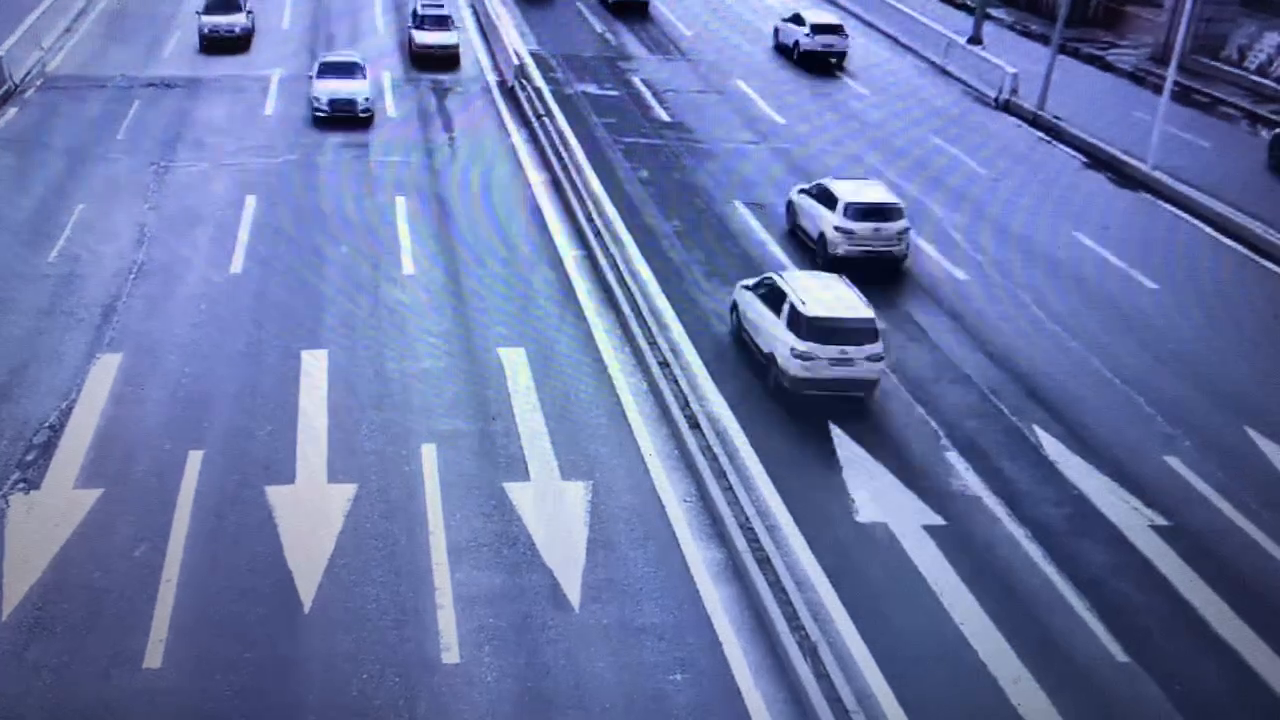
#> input picture frame 8 of input/1.mp4, 1280 x 720 px
$ python test_line.py
#> lines starting #> are read from the running program, lines starting #| are printed output that depends on the picture; after the words box and inside, x2 and y2 are one past the last pixel; in counts of white or black regions, pixels touching at a corner belong together
import cv2

line = [(0, 150), (1200, 150)]
vc = cv2.VideoCapture('1.mp4')

if vc.isOpened():  # 判断是否正常打开
    rval, frame = vc.read()
#> frame is the input picture: shape (720, 1280, 3); mean B, G, R 169.8, 118.7, 105.1
else:
    rval = False
while rval:
    grabed, frame = vc.read()
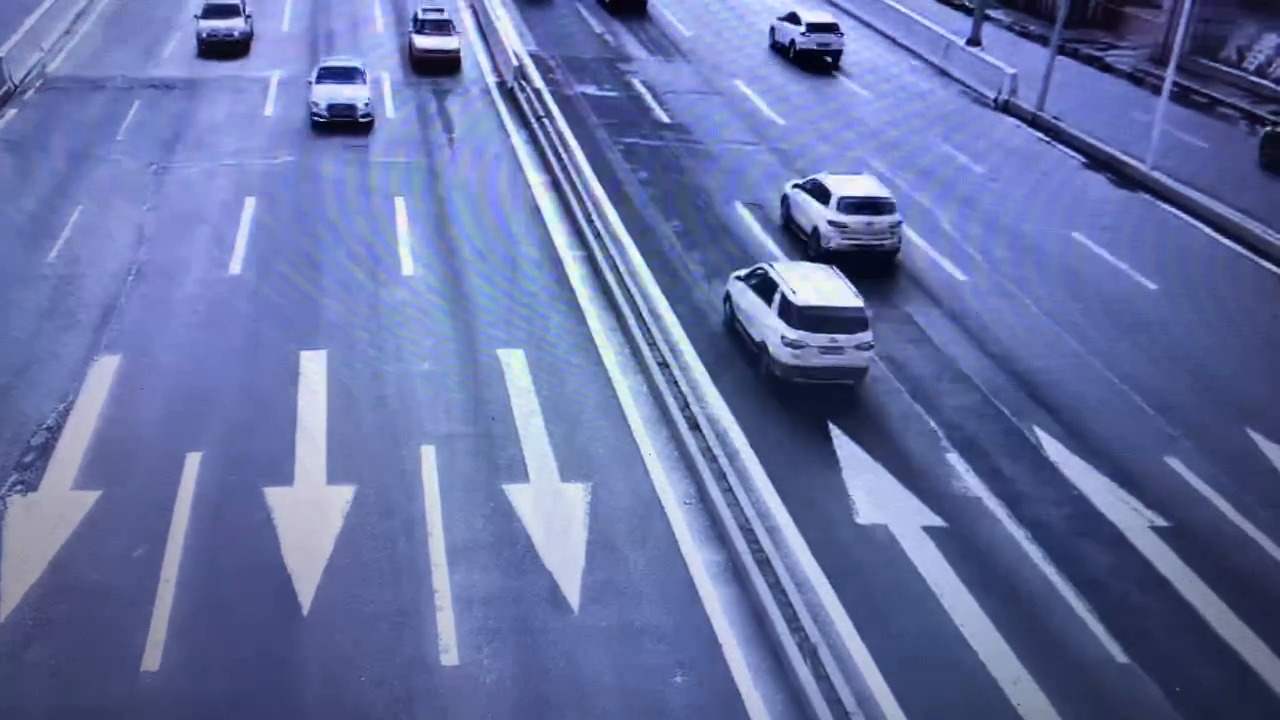
#> input picture frame 9 of input/1.mp4, 1280 x 720 px
#> frame is the input picture: shape (720, 1280, 3); mean B, G, R 165.5, 114.1, 101.9
    if not grabed:
        break
    cv2.line(frame, line[0], line[1], (0, 255, 0), 2)
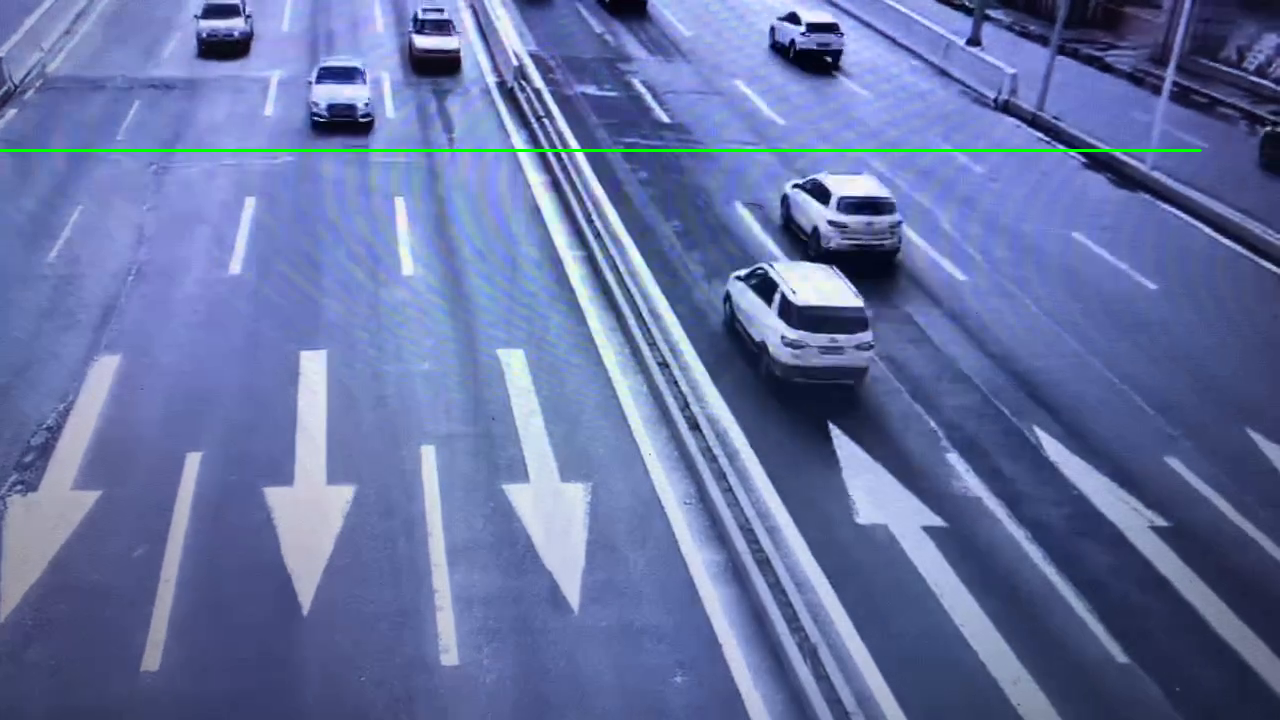
#> frame: shape (720, 1280, 3); 0.39% of pixels changed, all inside (x1, y1, x2, y2) = (0, 149, 1202, 152)
    cv2.imshow("", frame)
    if cv2.waitKey(1) & 0xFF == ord('q'):
#> (key q is pressed here)
        break
    cv2.waitKey(20)

$ run again, starting later in the video
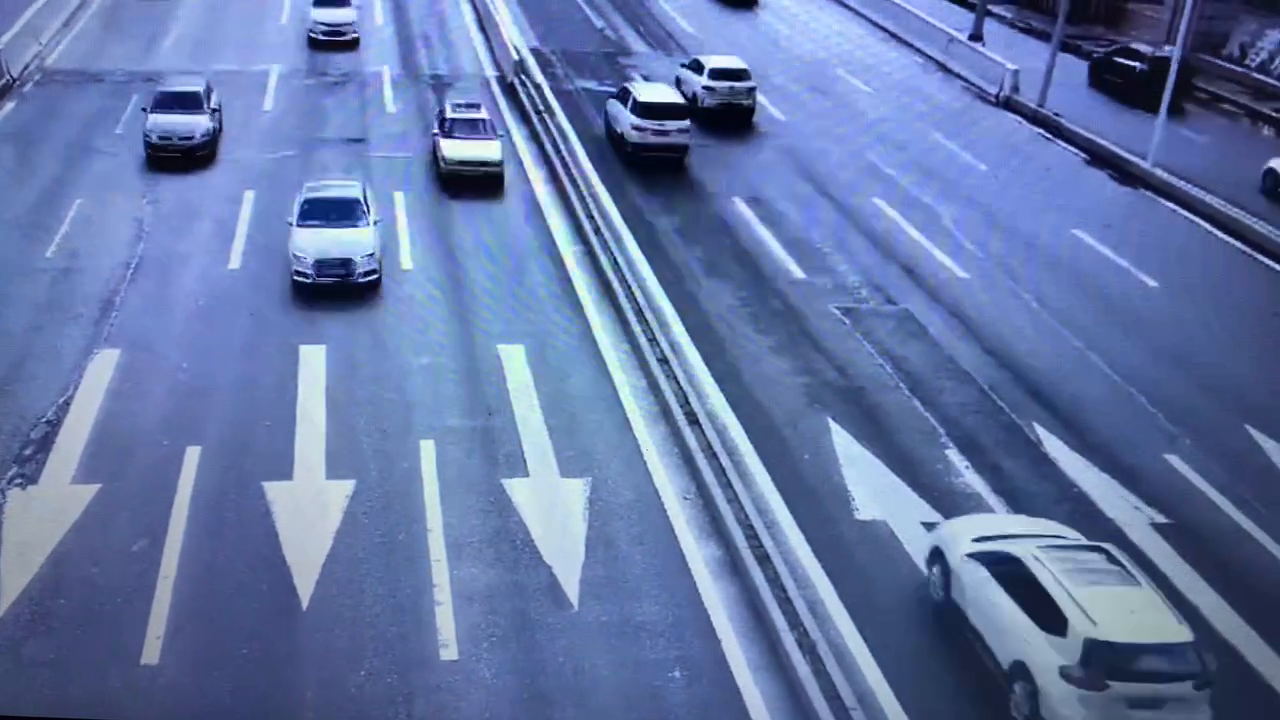
#> input picture frame 36 of input/1.mp4, 1280 x 720 px
#> frame is the input picture: shape (720, 1280, 3); mean B, G, R 167, 119.1, 99.5
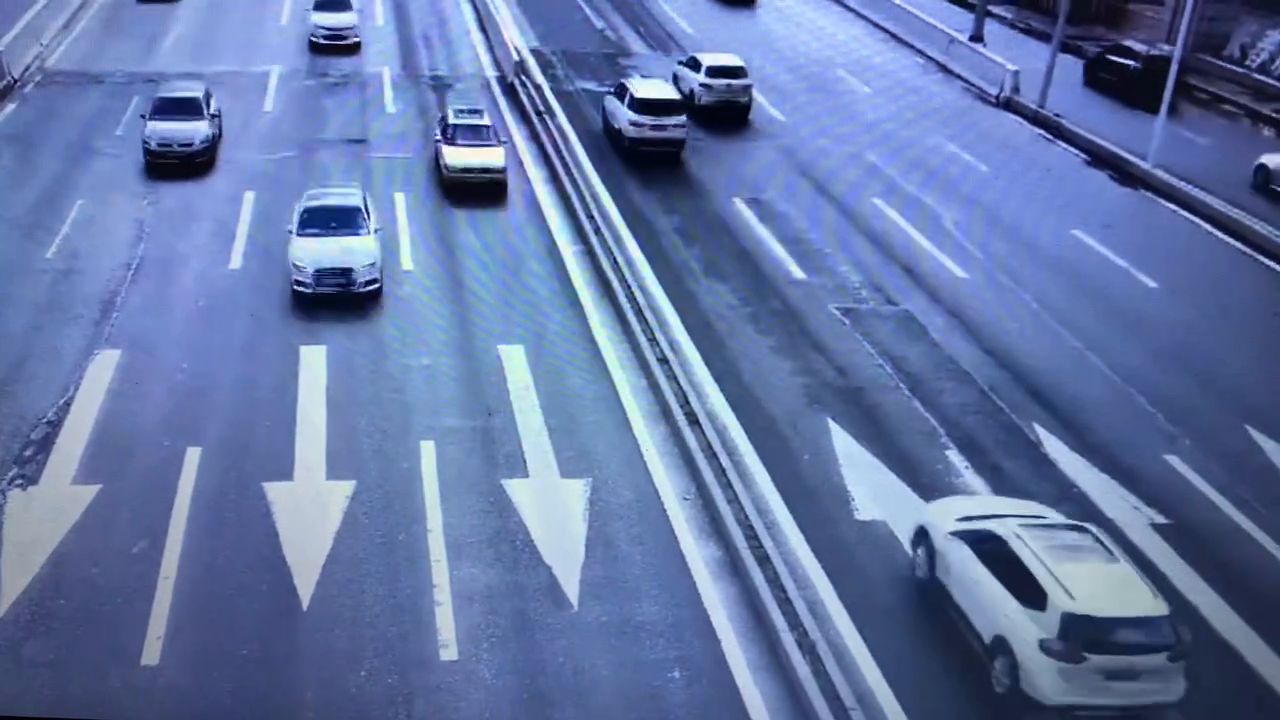
#> input picture frame 37 of input/1.mp4, 1280 x 720 px
#> frame is the input picture: shape (720, 1280, 3); mean B, G, R 166.4, 119.1, 99.4
#> `cv2.line(frame, line[0], line[1], (0, 255, 0), 2)`:
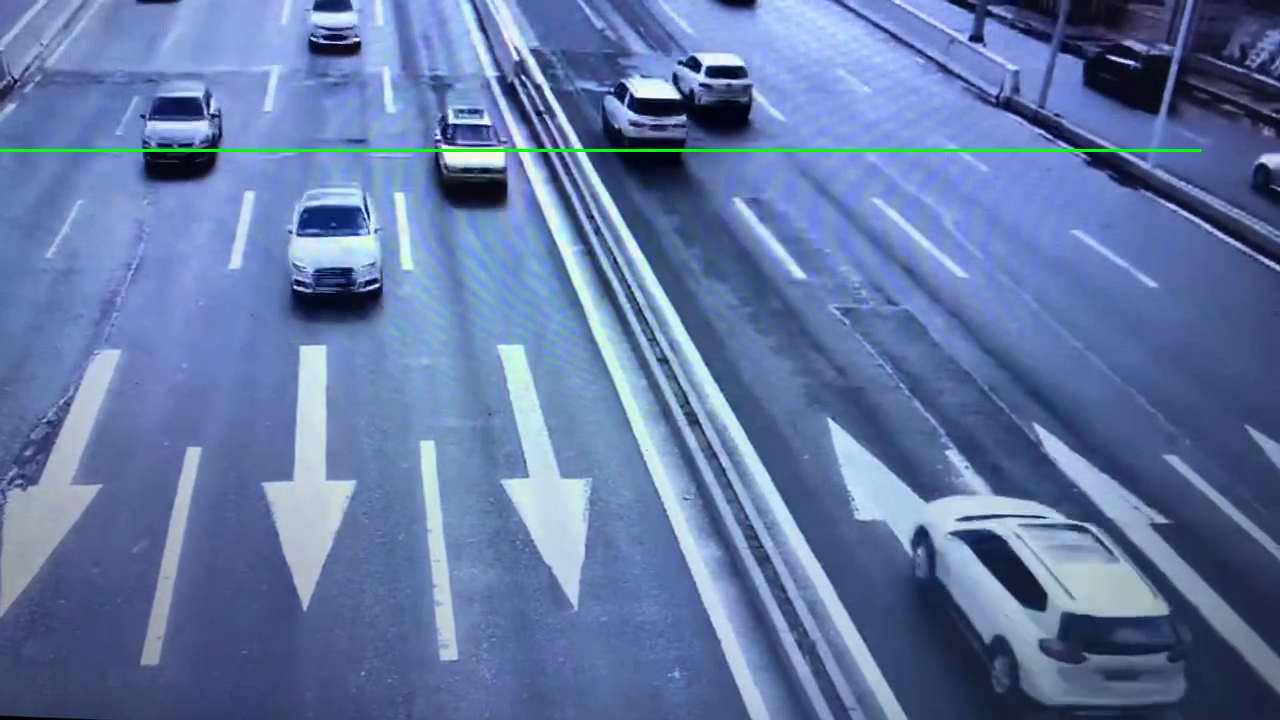
#> frame: shape (720, 1280, 3); 0.39% of pixels changed, all inside (x1, y1, x2, y2) = (0, 149, 1202, 152)

$ run again, starting later in the video
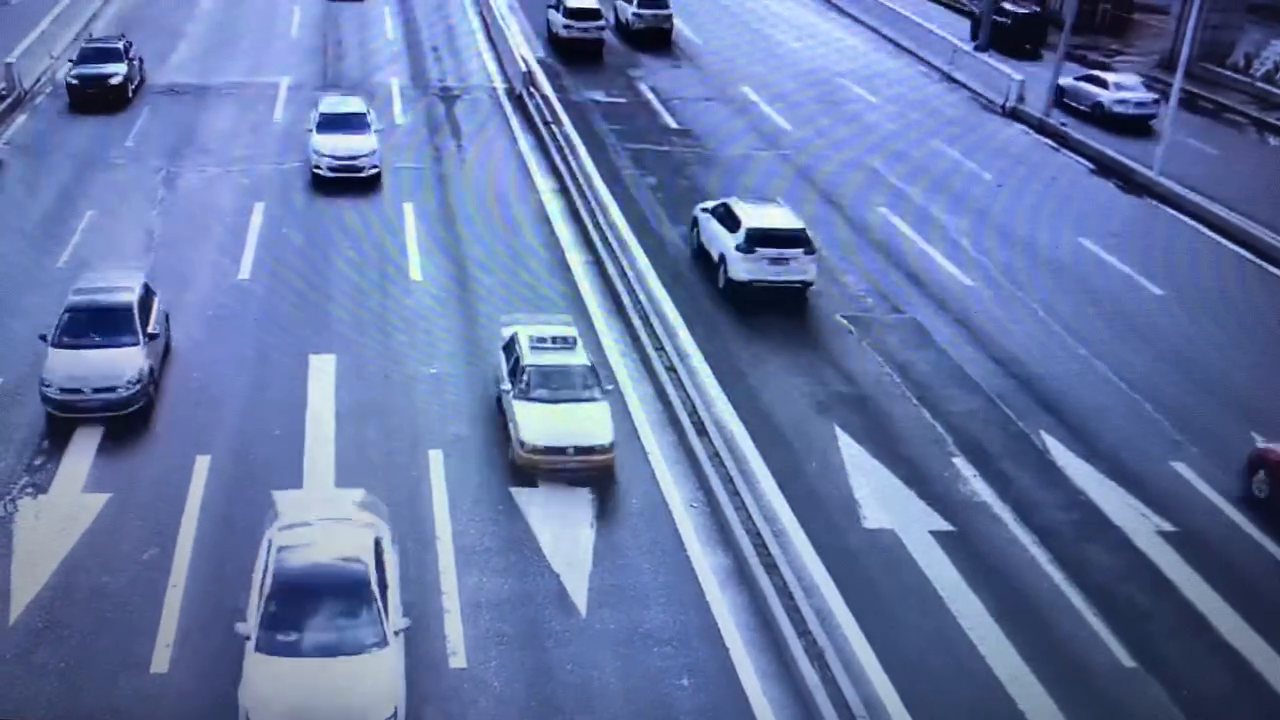
#> input picture frame 65 of input/1.mp4, 1280 x 720 px
#> frame is the input picture: shape (720, 1280, 3); mean B, G, R 167.3, 119.3, 100.9
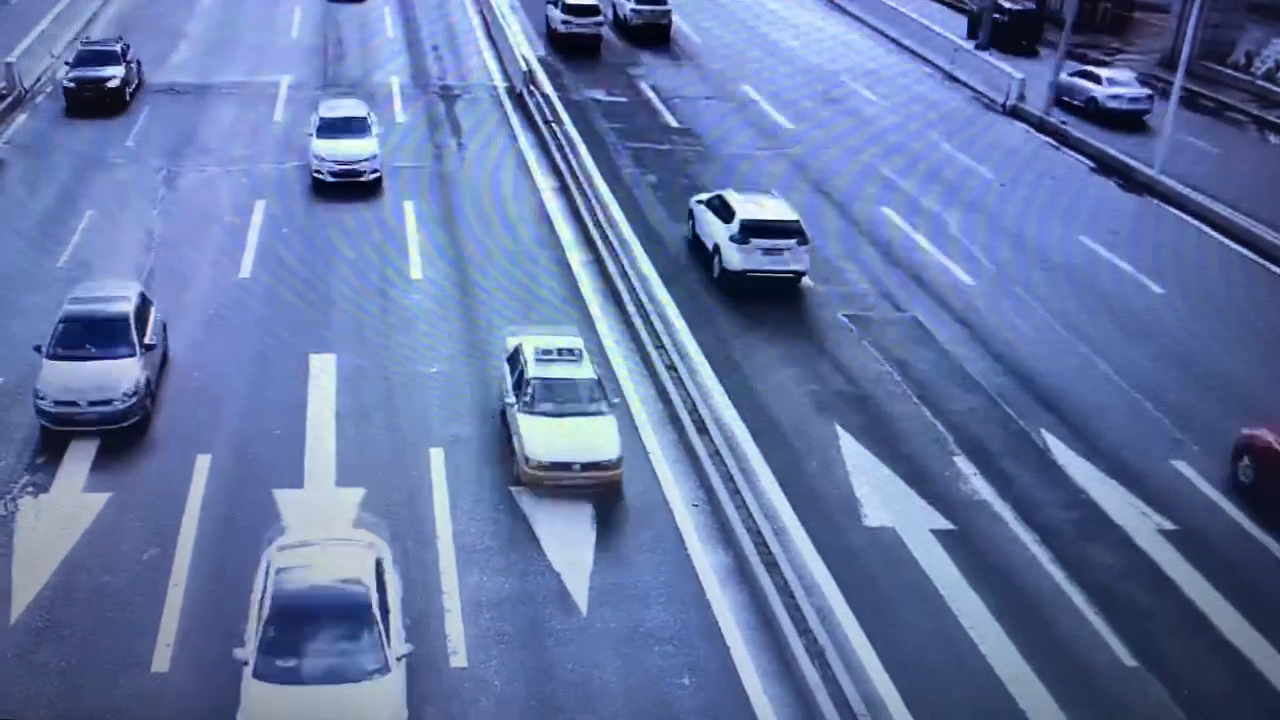
#> input picture frame 66 of input/1.mp4, 1280 x 720 px
#> frame is the input picture: shape (720, 1280, 3); mean B, G, R 166.5, 118.7, 100.2
#> `cv2.line(frame, line[0], line[1], (0, 255, 0), 2)`:
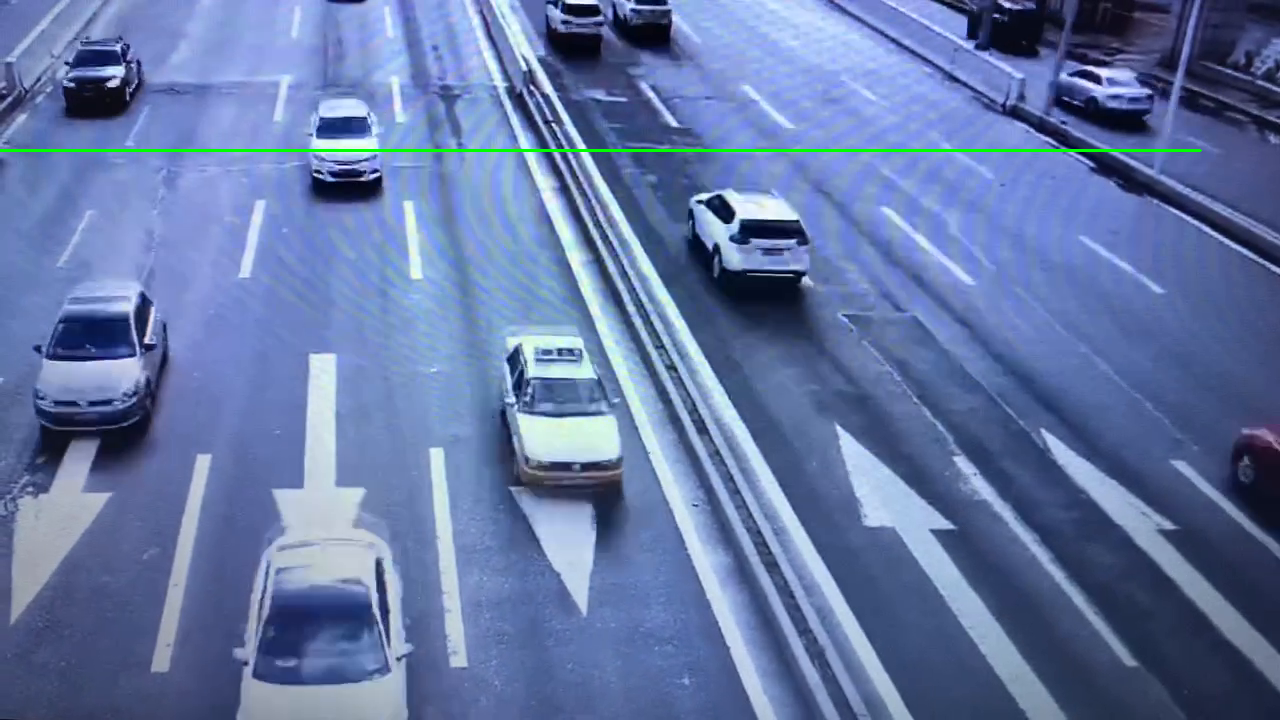
#> frame: shape (720, 1280, 3); 0.39% of pixels changed, all inside (x1, y1, x2, y2) = (0, 149, 1202, 152)
